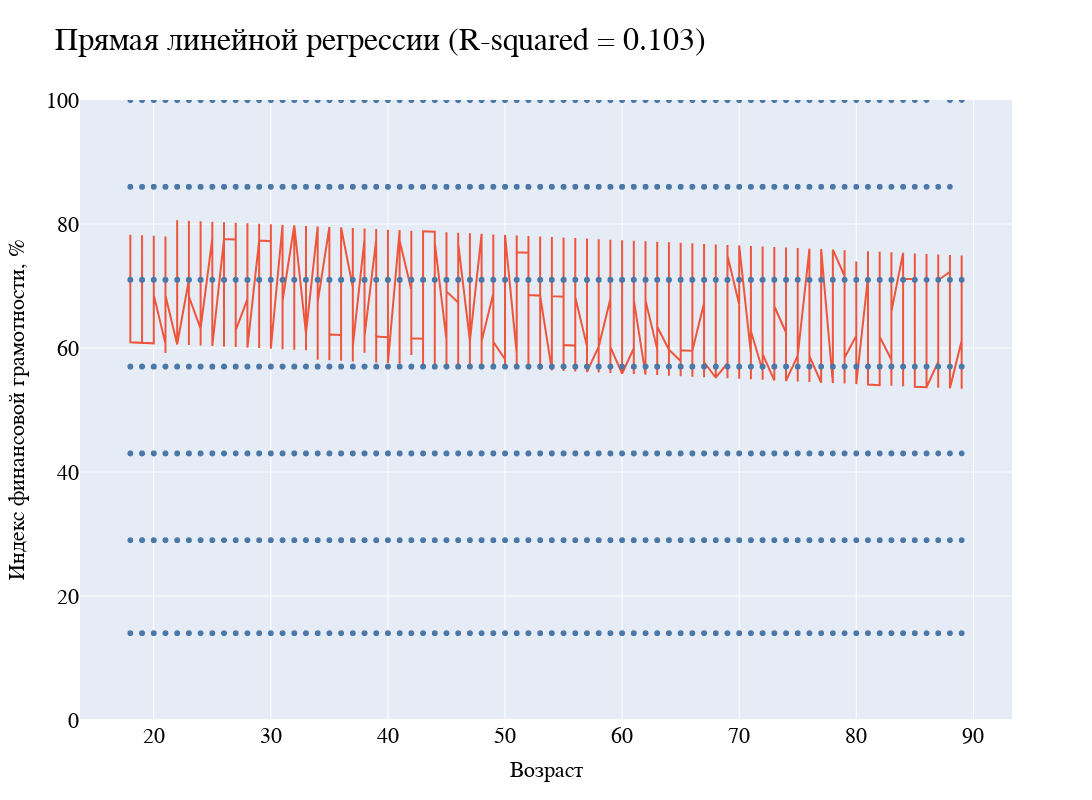

The cell this chart's notebook holds for it:
### Code cell
fingram = fingram.sort_values(by = "Age", ascending = True)
lin_predict = lin_model.predict(fingram[["Age", "Education", "Family"]])

fig = go.Figure()

fig = px.scatter(x = fingram["Age"], y = fingram["Fingram"], color_discrete_sequence=[colors[9]])
fig.add_trace(go.Scatter(x = fingram["Age"], y = lin_predict, name = "Линейная регрессия", ))

fig.update_yaxes(title = "Индекс финансовой грамотности, %", title_font = dict(size = 22, family = 'Arial', color = 'black'))
fig.update_xaxes(title = "Возраст", title_font = dict(size = 22, family = 'Arial', color = 'black'))

fig.update_layout(title = f"Прямая линейной регрессии (R-squared = {round(lin_model.rsquared, 3)})",
                  font_family = "Arial",
                  font_color = "black",
                  title_font_size = 32)

fig.update_layout(margin=dict(t = 100))
fig.update_layout(yaxis_range=[0, 100])
fig.update_layout(height = 800, width = 1100)
fig.update_layout(showlegend=False)
fig.update_layout(font_family = "Arial", font_size = 22, title_font_family = "Arial", font_color = "black")

fig.show()

### Figure 1 — Plotly figure (JSON) as saved in the notebook; plotly's stock layout.template omitted (floating-point values rounded to 4 significant figures; data arrays with more than 128 entries replaced by an {"elided": "..."} marker saying what was removed)
{"data": [{"hovertemplate": "x=%{x}<br>y=%{y}<extra></extra>", "legendgroup": "", "marker": {"color": "#4C78A8", "symbol": "circle"}, "mode": "markers", "name": "", "showlegend": false, "type": "scattergl", "x": {"elided": "12027 int values"}, "xaxis": "x", "y": {"elided": "12027 int values"}, "yaxis": "y"}, {"name": "Линейная регрессия", "type": "scatter", "x": {"elided": "12027 int values"}, "y": {"elided": "12027 float values"}}], "layout": {"font": {"color": "black", "family": "Arial", "size": 22}, "height": 800, "legend": {"tracegroupgap": 0}, "margin": {"t": 100}, "showlegend": false, "title": {"font": {"family": "Arial", "size": 32}, "text": "Прямая линейной регрессии (R-squared = 0.103)"}, "width": 1100, "xaxis": {"anchor": "y", "domain": [0, 1], "title": {"font": {"color": "black", "family": "Arial", "size": 22}, "text": "Возраст"}}, "yaxis": {"anchor": "x", "domain": [0, 1], "range": [0, 100], "title": {"font": {"color": "black", "family": "Arial", "size": 22}, "text": "Индекс финансовой грамотности, %"}}}}
